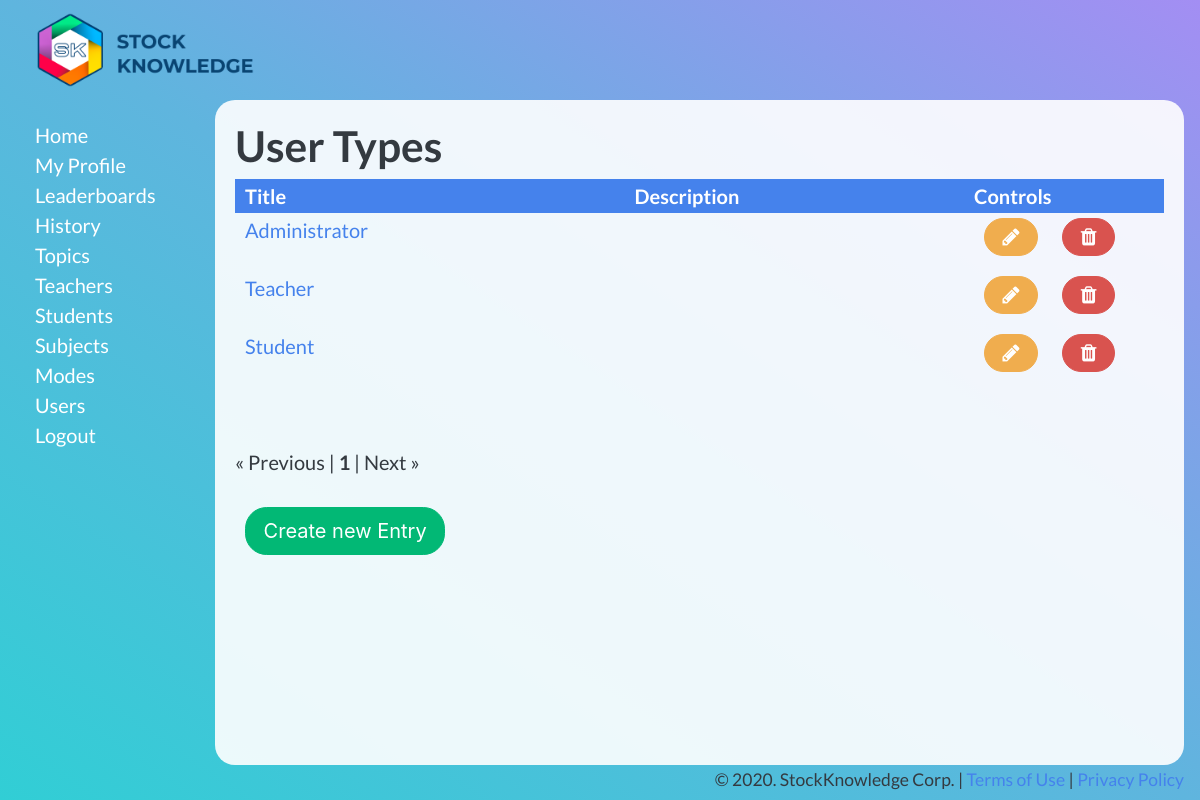
Page /admin/sk_user_types/list.php (signed in) on the committed database.
### tables this page shows
CREATE TABLE `sk_user_types` (
  `id` int(11) NOT NULL,
  `title` text NOT NULL,
  `description` text NOT NULL
);

### admin/_conf.dba.inc.php (called while the page is built, shortened)
<?php
$dba = new dba;
$dba->server = "localhost";
$dba->user = "root";
$dba->password = "";
$home_url = 'http://localhost/SK-LMS-App/admin';
?>

### admin/_class.dba.inc.php (called while the page is built, shortened)
<?php
class dba {
  var $link_id  = 0;
  var $query_id = 0;
    var $server   = "";
    var $user     = "";
    var $password = "";
    function connect() {
        if( 0 == $this->link_id) {
            $this->link_id = mysqli_connect( $this->server, $this->user, $this->password);
        }
    }
    function query($query_string) {
        $this->query_id = mysqli_query($this->link_id,$query_string);
        return $this->query_id;
    }
    function fetch_array($query_id = -1) {
        if ($query_id != false) {
            $this->query_id=$query_id;
        }
        $this->record = mysqli_fetch_array( $this->query_id);
        return $this->record;
    }
    function free_result($query_id = -1) {
        return mysqli_free_result( $this->query_id);
    }
    function query_first($query_string) {
        $this->query($query_string);
        $returnarray=$this->fetch_array($this->query_id);
        return $returnarray;
    }
}

### admin/sk_user_types/list.php (the view, shortened to what this page needs)
<?php
require_once("../_class.dba.inc.php");
require_once("../_conf.dba.inc.php");
if(IsSet($_GET['offset'])) {
	$offset = $_GET['offset'];
} else {
	$offset = 0;
}
$list_limit = 25;
$list_limit_per_page = 25;
$order_clause = "";
$order_link_arg_head = "";
$order_link_arg = "";
$query = "SELECT * FROM sk_user_types".$order_clause." LIMIT ".$offset.",".$list_limit;
$query_c = "SELECT count(*) FROM sk_user_types";
$num = $dba->query_first($query_c);
if($num[0] > 0) {
	$num_result_pages = $num[0] / $list_limit;
} else {
	$num_result_pages = 1;
	$query = "SELECT * FROM sk_user_types";
}
$results = $dba->query($query);
?>
<html>
<head>
<link rel="stylesheet" type="text/css" media="screen" href="../style.css" />
<?php include('../header.php');?>
</head>
<body>
<?php include('../sidebar.php');?>
<div id="main-container"><div id="main">
<h1><?php echo $heading;?></h1>
<table class="list">
<?php
if(substr($order_link_arg_head,0,-4) == 'title') {
	$ola=$order_link_arg_head;
} else {
	$ola='title';
}
?>
<th class=sk_title><a href="list.php?order=<?= $ola ?>">Title</a></th>
<?php
if(substr($order_link_arg_head,0,-4) == 'description') {
	$ola=$order_link_arg_head;
} else {
	$ola='description';
}
?>
<th class=sk_description><a href="list.php?order=<?= $ola ?>">Description</a></th>
<th class="crud" width="200">Controls</th></tr>
<?php
while($row = $dba->fetch_array($results)) {
echo("<tr>\n");
	echo("\t<td><a href='edit.php?id=".$row['id']."'>".substr(htmlentities($row['title']),0,80)."</a></td>\n");
	echo("\t<td>".substr(htmlentities($row['description']),0,80)."</td>\n");
	echo("\t<td><a href=\"edit.php?id=".$row['id']."\" class=\"btn btn-warning\"><i class=\"fa fa-pencil\" aria-hidden=\"true\"></i></a> <a href=\"delete.php?id=".$row['id']."\" class=\"btn btn-danger\"><i class=\"fa fa-trash\" aria-hidden=\"true\"></i>
</a></td>");
	echo("</tr> ");
}
?>
</table>
<br />
<br />
<?php
if($num > $list_limit_per_page) {
	if($offset > 0) {
		$newoffset = max(0,($offset-$list_limit));
		echo("<a href=\"list.php?offset=".$newoffset."&order=".$order_link_arg."\">&laquo; Previous</a> | ");
	} else {
		echo("&laquo; Previous | ");
	}
	for($i = 0; $i < $num_result_pages; $i++) {
		$newoffset = $i * $list_limit;
		if($offset == $newoffset) {
			echo("<b>".($i+1)."</b> | ");
		} else {
			echo("<a href=\"list.php?offset=".$newoffset."&order=".$order_link_arg."\">".($i+1)."</a> | ");
		}
	}
	$newoffset = $offset + $list_limit;
	if($newoffset < $num[0]) {
		echo("<a href=\"list.php?offset=".$newoffset."&order=".$order_link_arg."\">Next &raquo;</a>");
	} else {
		echo("Next &raquo;");
	}
}
?>
<br />
<br />
<a href="new.php" class="btn btn-success">Create new Entry</a>
</div></div>
<?php include('../footer.php');?>
</body>
</html>

### admin/style.css (style rules this page uses)
body { background: rgb(163,142,243); background: linear-gradient(214deg, rgba(163,142,243,1) 0%, rgba(95,181,222,1) 50%, rgba(49,206,213,1) 100%); min-height: 100vh; width: 100%; font-family: 'Lato', sans-serif; font-size: 20px; line-height: 30px; }
#main-container { min-height: calc(100vh - 135px); background: rgba(255,255,255,0.9); border-radius: 20px; }
#main { padding: 20px; }
#main table th, #main table td { padding: 5px 10px; font-size: 20px; vertical-align: top; }
.btn { font-size: 20px; margin: 0 10px 10px }
table { width: 100%; }
table.list tr:first-child a { color: #ffffff; }
.btn { width: unset; }

### rows in the picture
sk_user_types: title "Administrator"
sk_user_types: title "Teacher"
sk_user_types: title "Student"

### other values in the picture
$heading "User Types"
